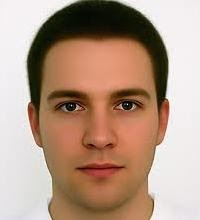
#> input picture face.jpg, 200 x 220 px
$ python KmeansCompressionX.py
#> lines starting #> are read from the running program, lines starting #| are printed output that depends on the picture
# This is an image compression program implemented through unsupervised Kmeans library in python
# The number of clusters represent the number of colors allowed to represent the image.
# the lower the number of clusters the smaller in size would the resulting image be.

from skimage import io
from sklearn.cluster import KMeans
import numpy as np
import os

print("Done by Sharoz Haseeb")

org = False
clusters =[2,3,5,10,15,20]

# input and rading the image
for cluster in clusters:

    image = io.imread("face.jpg")
#> image is the input picture: shape (220, 200, 3); mean R, G, B 179, 151.3, 132.9
    if (not org):
        print("original image")

        org = True
        io.imshow(image)
        io.show()

    print("\n\n","For K = ",cluster, "\n\n")

# Dimensions of the original image
    rows = image.shape[0]
#> rows = 220
    cols = image.shape[1]
#> cols = 200

# Flatten the image to a vector
    image = image.reshape(rows*cols,3)

# Implement k-means clustering to form k clusters

    kmeans = KMeans(n_clusters = cluster)
    kmeans.fit(image)

# Replacing pixel value with representative centroid
    compressed_image = kmeans.cluster_centers_[kmeans.labels_]
    compressed_image = np.clip(compressed_image.astype("uint8"),0,255)

# Reshape the image to original dimension
    compressed_image = compressed_image.reshape(rows,cols,3)

# Save and display
    os.chdir("") # put your result image path here
    io.imsave("compressed" + str(clusters)+".png",compressed_image)
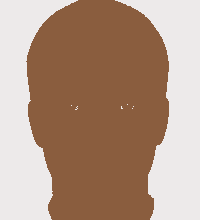
#> saved as compressed[2, 3, 5, 10, 15, 20].png: shape (220, 200, 3); mean R, G, B 178.5, 150.7, 132.3
    io.imshow(compressed_image)
    io.show()
